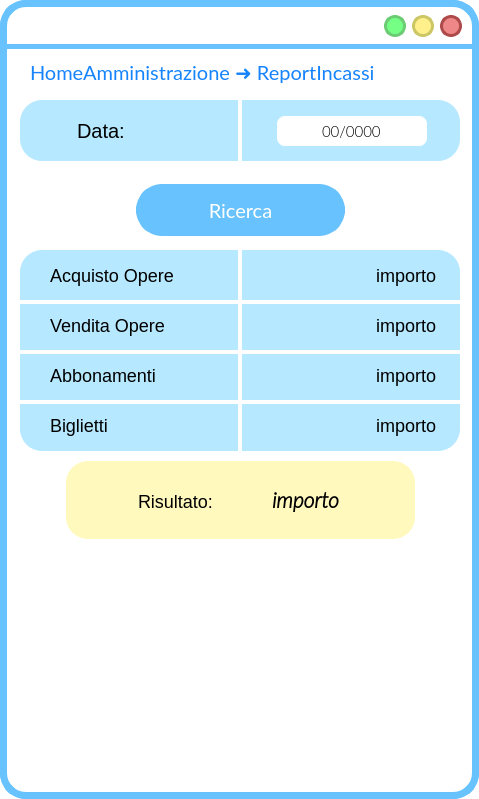
<?xml version="1.0" encoding="UTF-8"?>
<ui version="4.0">
 <class>MainWindow</class>
 <widget class="QMainWindow" name="MainWindow">
  <property name="geometry">
   <rect>
    <x>0</x>
    <y>0</y>
    <width>479</width>
    <height>799</height>
   </rect>
  </property>
  <property name="windowTitle">
   <string>MainWindow</string>
  </property>
  <property name="styleSheet">
   <string notr="true">QWidget{
background:rgb(255, 255, 255);
border-radius:26px;
border-color:rgb(104, 194, 253);
border-style: solid;
border-width:7;
}
QLabel{
border-width:0;
font: 18pt &quot;Lato Light&quot;;
}</string>
  </property>
  <widget class="QWidget" name="centralwidget">
   <widget class="QPushButton" name="pushButton_3">
    <property name="geometry">
     <rect>
      <x>593</x>
      <y>29</y>
      <width>24</width>
      <height>24</height>
     </rect>
    </property>
    <property name="sizePolicy">
     <sizepolicy hsizetype="Fixed" vsizetype="Fixed">
      <horstretch>0</horstretch>
      <verstretch>0</verstretch>
     </sizepolicy>
    </property>
    <property name="minimumSize">
     <size>
      <width>21</width>
      <height>24</height>
     </size>
    </property>
    <property name="maximumSize">
     <size>
      <width>24</width>
      <height>24</height>
     </size>
    </property>
    <property name="cursor">
     <cursorShape>PointingHandCursor</cursorShape>
    </property>
    <property name="styleSheet">
     <string notr="true">QPushButton{
 background-color:#ee8888;
 border-style: solid;
 border-radius:12px;
font: 18pt &quot;Candara&quot;;
border-color:#ae4a4a;
border-width:3;
}

QPushButton::pressed{
	background-color : white;
	border-color:#ae4a4a;
	border-width:3;
}
</string>
    </property>
    <property name="text">
     <string/>
    </property>
   </widget>
   <widget class="QPushButton" name="pushButton_2">
    <property name="geometry">
     <rect>
      <x>563</x>
      <y>29</y>
      <width>24</width>
      <height>24</height>
     </rect>
    </property>
    <property name="sizePolicy">
     <sizepolicy hsizetype="Fixed" vsizetype="Fixed">
      <horstretch>0</horstretch>
      <verstretch>0</verstretch>
     </sizepolicy>
    </property>
    <property name="minimumSize">
     <size>
      <width>21</width>
      <height>24</height>
     </size>
    </property>
    <property name="maximumSize">
     <size>
      <width>24</width>
      <height>24</height>
     </size>
    </property>
    <property name="cursor">
     <cursorShape>PointingHandCursor</cursorShape>
    </property>
    <property name="styleSheet">
     <string notr="true">QPushButton{
 background-color:#fff08c	;
 border-style: solid;
 border-radius:12px;
font: 18pt &quot;Candara&quot;;
border-color:#ccc664;
border-width:3;
}

QPushButton::pressed{
	background-color : white;
	border-color:#ccc664;
	border-width:3;
}
</string>
    </property>
    <property name="text">
     <string/>
    </property>
   </widget>
   <widget class="QPushButton" name="pushButton_4">
    <property name="geometry">
     <rect>
      <x>533</x>
      <y>29</y>
      <width>24</width>
      <height>24</height>
     </rect>
    </property>
    <property name="sizePolicy">
     <sizepolicy hsizetype="Fixed" vsizetype="Fixed">
      <horstretch>0</horstretch>
      <verstretch>0</verstretch>
     </sizepolicy>
    </property>
    <property name="minimumSize">
     <size>
      <width>21</width>
      <height>24</height>
     </size>
    </property>
    <property name="maximumSize">
     <size>
      <width>24</width>
      <height>24</height>
     </size>
    </property>
    <property name="cursor">
     <cursorShape>PointingHandCursor</cursorShape>
    </property>
    <property name="styleSheet">
     <string notr="true">QPushButton{
 background-color:#76ff85;
 border-style: solid;
 border-radius:12px;
font: 18pt &quot;Candara&quot;;
border-color:#6bcc73;
border-width:3;
}

QPushButton::pressed{
	background-color : white;
	border-color:#6bcc73;
	border-width:3;
}
</string>
    </property>
    <property name="text">
     <string/>
    </property>
   </widget>
   <widget class="QLabel" name="label">
    <property name="geometry">
     <rect>
      <x>0</x>
      <y>44</y>
      <width>641</width>
      <height>5</height>
     </rect>
    </property>
    <property name="styleSheet">
     <string notr="true">background-color:rgb(104, 194, 253);</string>
    </property>
    <property name="text">
     <string/>
    </property>
   </widget>
   <widget class="QLabel" name="label_2">
    <property name="geometry">
     <rect>
      <x>20</x>
      <y>250</y>
      <width>440</width>
      <height>201</height>
     </rect>
    </property>
    <property name="styleSheet">
     <string notr="true">left: 655px;
top: 420px;
width: 436px;
height: 160px;
line-height: 20px;
border-radius: 22px;
background-color: rgba(182, 233, 255);
color: rgba(16, 16, 16);
font-size: 14px;
text-align: center;</string>
    </property>
    <property name="text">
     <string/>
    </property>
   </widget>
   <widget class="QPushButton" name="reduceButton">
    <property name="geometry">
     <rect>
      <x>384</x>
      <y>15</y>
      <width>22</width>
      <height>22</height>
     </rect>
    </property>
    <property name="sizePolicy">
     <sizepolicy hsizetype="Fixed" vsizetype="Fixed">
      <horstretch>0</horstretch>
      <verstretch>0</verstretch>
     </sizepolicy>
    </property>
    <property name="minimumSize">
     <size>
      <width>22</width>
      <height>22</height>
     </size>
    </property>
    <property name="maximumSize">
     <size>
      <width>24</width>
      <height>24</height>
     </size>
    </property>
    <property name="cursor">
     <cursorShape>PointingHandCursor</cursorShape>
    </property>
    <property name="styleSheet">
     <string notr="true">QPushButton{
 background-color:#76ff85;
 border-style: solid;
 border-radius:11px;
font: 18pt &quot;Candara&quot;;
border-color:#6bcc73;
border-width:3;
}

QPushButton::pressed{
	background-color : white;
	border-color:#6bcc73;
	border-width:3;
}
</string>
    </property>
    <property name="text">
     <string/>
    </property>
   </widget>
   <widget class="QPushButton" name="exitButton">
    <property name="geometry">
     <rect>
      <x>440</x>
      <y>15</y>
      <width>22</width>
      <height>22</height>
     </rect>
    </property>
    <property name="sizePolicy">
     <sizepolicy hsizetype="Fixed" vsizetype="Fixed">
      <horstretch>0</horstretch>
      <verstretch>0</verstretch>
     </sizepolicy>
    </property>
    <property name="minimumSize">
     <size>
      <width>22</width>
      <height>22</height>
     </size>
    </property>
    <property name="maximumSize">
     <size>
      <width>24</width>
      <height>24</height>
     </size>
    </property>
    <property name="cursor">
     <cursorShape>PointingHandCursor</cursorShape>
    </property>
    <property name="styleSheet">
     <string notr="true">QPushButton{
 background-color:#ee8888;
 border-style: solid;
 border-radius:11px;
font: 18pt &quot;Candara&quot;;
border-color:#ae4a4a;
border-width:3;
}

QPushButton::pressed{
	background-color : white;
	border-color:#ae4a4a;
	border-width:3;
}
</string>
    </property>
    <property name="text">
     <string/>
    </property>
   </widget>
   <widget class="QPushButton" name="maximizeButton">
    <property name="geometry">
     <rect>
      <x>412</x>
      <y>15</y>
      <width>22</width>
      <height>22</height>
     </rect>
    </property>
    <property name="sizePolicy">
     <sizepolicy hsizetype="Fixed" vsizetype="Fixed">
      <horstretch>0</horstretch>
      <verstretch>0</verstretch>
     </sizepolicy>
    </property>
    <property name="minimumSize">
     <size>
      <width>20</width>
      <height>20</height>
     </size>
    </property>
    <property name="maximumSize">
     <size>
      <width>24</width>
      <height>24</height>
     </size>
    </property>
    <property name="cursor">
     <cursorShape>PointingHandCursor</cursorShape>
    </property>
    <property name="styleSheet">
     <string notr="true">QPushButton{
 background-color:#fff08c	;
 border-style: solid;
 border-radius:11px;
font: 18pt &quot;Candara&quot;;
border-color:#ccc664;
border-width:3;
}

QPushButton::pressed{
	background-color : white;
	border-color:#ccc664;
	border-width:3;
}
</string>
    </property>
    <property name="text">
     <string/>
    </property>
   </widget>
   <widget class="QLabel" name="label_5">
    <property name="geometry">
     <rect>
      <x>20</x>
      <y>300</y>
      <width>450</width>
      <height>4</height>
     </rect>
    </property>
    <property name="sizePolicy">
     <sizepolicy hsizetype="Fixed" vsizetype="Fixed">
      <horstretch>0</horstretch>
      <verstretch>0</verstretch>
     </sizepolicy>
    </property>
    <property name="styleSheet">
     <string notr="true">width: 314px;
height: 180px;
border-radius: 0;
background-color: rgb(255, 255, 255);
text-align: center;</string>
    </property>
    <property name="text">
     <string/>
    </property>
    <property name="scaledContents">
     <bool>true</bool>
    </property>
    <property name="alignment">
     <set>Qt::AlignCenter</set>
    </property>
    <property name="margin">
     <number>10</number>
    </property>
    <property name="indent">
     <number>0</number>
    </property>
   </widget>
   <widget class="QLabel" name="label_6">
    <property name="geometry">
     <rect>
      <x>20</x>
      <y>350</y>
      <width>450</width>
      <height>4</height>
     </rect>
    </property>
    <property name="sizePolicy">
     <sizepolicy hsizetype="Fixed" vsizetype="Fixed">
      <horstretch>0</horstretch>
      <verstretch>0</verstretch>
     </sizepolicy>
    </property>
    <property name="styleSheet">
     <string notr="true">width: 314px;
height: 180px;
border-radius: 0;
background-color: rgb(255, 255, 255);
text-align: center;</string>
    </property>
    <property name="text">
     <string/>
    </property>
    <property name="scaledContents">
     <bool>true</bool>
    </property>
    <property name="alignment">
     <set>Qt::AlignCenter</set>
    </property>
    <property name="margin">
     <number>10</number>
    </property>
    <property name="indent">
     <number>0</number>
    </property>
   </widget>
   <widget class="QLabel" name="label_7">
    <property name="geometry">
     <rect>
      <x>10</x>
      <y>400</y>
      <width>450</width>
      <height>4</height>
     </rect>
    </property>
    <property name="sizePolicy">
     <sizepolicy hsizetype="Fixed" vsizetype="Fixed">
      <horstretch>0</horstretch>
      <verstretch>0</verstretch>
     </sizepolicy>
    </property>
    <property name="styleSheet">
     <string notr="true">width: 314px;
height: 180px;
border-radius: 0;
background-color: rgb(255, 255, 255);
text-align: center;</string>
    </property>
    <property name="text">
     <string/>
    </property>
    <property name="scaledContents">
     <bool>true</bool>
    </property>
    <property name="alignment">
     <set>Qt::AlignCenter</set>
    </property>
    <property name="margin">
     <number>10</number>
    </property>
    <property name="indent">
     <number>0</number>
    </property>
   </widget>
   <widget class="QLabel" name="label_14">
    <property name="geometry">
     <rect>
      <x>50</x>
      <y>260</y>
      <width>151</width>
      <height>31</height>
     </rect>
    </property>
    <property name="styleSheet">
     <string notr="true">font-size: 18px;
text-align: left;
background-color: rgba(255, 255, 255,0);
</string>
    </property>
    <property name="text">
     <string>Acquisto Opere</string>
    </property>
   </widget>
   <widget class="QLabel" name="autoreLabel">
    <property name="geometry">
     <rect>
      <x>50</x>
      <y>310</y>
      <width>121</width>
      <height>31</height>
     </rect>
    </property>
    <property name="styleSheet">
     <string notr="true">font-size: 18px;
text-align: left;
background-color: rgba(255, 255, 255,0);</string>
    </property>
    <property name="text">
     <string>Vendita Opere</string>
    </property>
   </widget>
   <widget class="QLabel" name="sizeLabel">
    <property name="geometry">
     <rect>
      <x>50</x>
      <y>410</y>
      <width>141</width>
      <height>31</height>
     </rect>
    </property>
    <property name="styleSheet">
     <string notr="true">font-size: 18px;
text-align: left;
background-color: rgba(255, 255, 255,0);</string>
    </property>
    <property name="text">
     <string>Biglietti</string>
    </property>
   </widget>
   <widget class="QLabel" name="previousButton">
    <property name="geometry">
     <rect>
      <x>424</x>
      <y>57</y>
      <width>36</width>
      <height>36</height>
     </rect>
    </property>
    <property name="font">
     <font>
      <family>Lato Light</family>
      <pointsize>18</pointsize>
      <weight>50</weight>
      <italic>false</italic>
      <bold>false</bold>
     </font>
    </property>
    <property name="cursor">
     <cursorShape>PointingHandCursor</cursorShape>
    </property>
    <property name="autoFillBackground">
     <bool>false</bool>
    </property>
    <property name="styleSheet">
     <string notr="true">background-color: rgba(255, 255, 255,0);</string>
    </property>
    <property name="text">
     <string/>
    </property>
    <property name="pixmap">
     <pixmap resource="res/res.qrc">:/icons/arrow_back_FILL1_wght700_GRAD200_opsz48_risultato.png</pixmap>
    </property>
    <property name="scaledContents">
     <bool>true</bool>
    </property>
   </widget>
   <widget class="QLabel" name="titoloLabel">
    <property name="geometry">
     <rect>
      <x>30</x>
      <y>57</y>
      <width>381</width>
      <height>31</height>
     </rect>
    </property>
    <property name="font">
     <font>
      <family>Lato</family>
      <pointsize>14</pointsize>
      <weight>50</weight>
      <italic>false</italic>
      <bold>false</bold>
     </font>
    </property>
    <property name="styleSheet">
     <string notr="true">font-size: 20px;
text-align: left;
background-color: rgba(255, 255, 255,0);
color: #1684FC;
font: 14pt &quot;Lato&quot;;</string>
    </property>
    <property name="text">
     <string>HomeAmministrazione ➜ ReportIncassi</string>
    </property>
   </widget>
   <widget class="QLabel" name="label_13">
    <property name="geometry">
     <rect>
      <x>50</x>
      <y>360</y>
      <width>151</width>
      <height>31</height>
     </rect>
    </property>
    <property name="styleSheet">
     <string notr="true">font-size: 18px;
text-align: left;
background-color: rgba(255, 255, 255,0);</string>
    </property>
    <property name="text">
     <string>Abbonamenti</string>
    </property>
   </widget>
   <widget class="QLabel" name="label_8">
    <property name="geometry">
     <rect>
      <x>238</x>
      <y>242</y>
      <width>4</width>
      <height>215</height>
     </rect>
    </property>
    <property name="sizePolicy">
     <sizepolicy hsizetype="Fixed" vsizetype="Fixed">
      <horstretch>0</horstretch>
      <verstretch>0</verstretch>
     </sizepolicy>
    </property>
    <property name="styleSheet">
     <string notr="true">width: 314px;
height: 180px;
border-radius: 0;
background-color: rgb(255, 255, 255);
text-align: center;</string>
    </property>
    <property name="text">
     <string/>
    </property>
    <property name="scaledContents">
     <bool>true</bool>
    </property>
    <property name="alignment">
     <set>Qt::AlignCenter</set>
    </property>
    <property name="margin">
     <number>10</number>
    </property>
    <property name="indent">
     <number>0</number>
    </property>
   </widget>
   <widget class="QLabel" name="label_10">
    <property name="geometry">
     <rect>
      <x>90</x>
      <y>484</y>
      <width>34</width>
      <height>34</height>
     </rect>
    </property>
    <property name="styleSheet">
     <string notr="true">background-color: rgba(255, 249, 190);</string>
    </property>
    <property name="text">
     <string/>
    </property>
    <property name="pixmap">
     <pixmap resource="res/res.qrc">:/icons/receipt_long_FILL1_wght600_GRAD200_opsz48_risultato.png</pixmap>
    </property>
    <property name="scaledContents">
     <bool>true</bool>
    </property>
   </widget>
   <widget class="QLabel" name="label_15">
    <property name="geometry">
     <rect>
      <x>138</x>
      <y>466</y>
      <width>101</width>
      <height>71</height>
     </rect>
    </property>
    <property name="styleSheet">
     <string notr="true">font-size: 18px;
text-align: left;
background-color: rgba(255, 255, 255,0);</string>
    </property>
    <property name="text">
     <string>Risultato:</string>
    </property>
   </widget>
   <widget class="QLabel" name="acquistoOpereLabel">
    <property name="geometry">
     <rect>
      <x>265</x>
      <y>260</y>
      <width>171</width>
      <height>31</height>
     </rect>
    </property>
    <property name="styleSheet">
     <string notr="true">font-size: 18px;
text-align: left;
background-color: rgba(255, 255, 255,0);
</string>
    </property>
    <property name="text">
     <string>importo</string>
    </property>
    <property name="alignment">
     <set>Qt::AlignRight|Qt::AlignTrailing|Qt::AlignVCenter</set>
    </property>
   </widget>
   <widget class="QLabel" name="abbonamentiLabel">
    <property name="geometry">
     <rect>
      <x>265</x>
      <y>360</y>
      <width>171</width>
      <height>31</height>
     </rect>
    </property>
    <property name="styleSheet">
     <string notr="true">font-size: 18px;
text-align: left;
background-color: rgba(255, 255, 255,0);
</string>
    </property>
    <property name="text">
     <string>importo</string>
    </property>
    <property name="alignment">
     <set>Qt::AlignRight|Qt::AlignTrailing|Qt::AlignVCenter</set>
    </property>
   </widget>
   <widget class="QLabel" name="bigliettiLabel">
    <property name="geometry">
     <rect>
      <x>265</x>
      <y>410</y>
      <width>171</width>
      <height>31</height>
     </rect>
    </property>
    <property name="styleSheet">
     <string notr="true">font-size: 18px;
text-align: left;
background-color: rgba(255, 255, 255,0);
</string>
    </property>
    <property name="text">
     <string>importo</string>
    </property>
    <property name="alignment">
     <set>Qt::AlignRight|Qt::AlignTrailing|Qt::AlignVCenter</set>
    </property>
   </widget>
   <widget class="QLabel" name="venditaOpereLabel">
    <property name="geometry">
     <rect>
      <x>265</x>
      <y>310</y>
      <width>171</width>
      <height>31</height>
     </rect>
    </property>
    <property name="styleSheet">
     <string notr="true">font-size: 18px;
text-align: left;
background-color: rgba(255, 255, 255,0);
</string>
    </property>
    <property name="text">
     <string>importo</string>
    </property>
    <property name="alignment">
     <set>Qt::AlignRight|Qt::AlignTrailing|Qt::AlignVCenter</set>
    </property>
   </widget>
   <widget class="QLabel" name="risultatoLabel">
    <property name="geometry">
     <rect>
      <x>220</x>
      <y>480</y>
      <width>171</width>
      <height>41</height>
     </rect>
    </property>
    <property name="font">
     <font>
      <family>Lato Light</family>
      <pointsize>-1</pointsize>
      <weight>50</weight>
      <italic>false</italic>
      <bold>false</bold>
     </font>
    </property>
    <property name="styleSheet">
     <string notr="true">font-size: 16px;
text-align: left;
background-color: rgba(255, 255, 255,0);
</string>
    </property>
    <property name="text">
     <string>&lt;html&gt;&lt;head/&gt;&lt;body&gt;&lt;p&gt;&lt;span style=&quot; font-size:16pt; font-weight:600; font-style:italic;&quot;&gt;importo&lt;/span&gt;&lt;/p&gt;&lt;/body&gt;&lt;/html&gt;</string>
    </property>
    <property name="alignment">
     <set>Qt::AlignCenter</set>
    </property>
   </widget>
   <widget class="QFrame" name="graficoFrame">
    <property name="geometry">
     <rect>
      <x>60</x>
      <y>550</y>
      <width>360</width>
      <height>222</height>
     </rect>
    </property>
    <property name="styleSheet">
     <string notr="true">border-width: 0px;</string>
    </property>
    <property name="frameShape">
     <enum>QFrame::StyledPanel</enum>
    </property>
    <property name="frameShadow">
     <enum>QFrame::Raised</enum>
    </property>
   </widget>
   <widget class="QLabel" name="titoloLabel_4">
    <property name="geometry">
     <rect>
      <x>77</x>
      <y>105</y>
      <width>161</width>
      <height>51</height>
     </rect>
    </property>
    <property name="styleSheet">
     <string notr="true">font-size: 20px;
text-align: left;
background-color: rgba(255, 255, 255,0);
</string>
    </property>
    <property name="text">
     <string>Data:</string>
    </property>
    <property name="alignment">
     <set>Qt::AlignLeading|Qt::AlignLeft|Qt::AlignVCenter</set>
    </property>
   </widget>
   <widget class="QLabel" name="leftArrowIcon">
    <property name="geometry">
     <rect>
      <x>34</x>
      <y>180</y>
      <width>54</width>
      <height>54</height>
     </rect>
    </property>
    <property name="cursor">
     <cursorShape>PointingHandCursor</cursorShape>
    </property>
    <property name="styleSheet">
     <string notr="true">font-size: 18px;
text-align: left;
background-color: rgba(255, 255, 255,0);
</string>
    </property>
    <property name="text">
     <string/>
    </property>
    <property name="pixmap">
     <pixmap resource="res/res.qrc">:/icons/chevron_left_FILL1_wght600_GRAD200_opsz48_risultato.png</pixmap>
    </property>
    <property name="scaledContents">
     <bool>true</bool>
    </property>
   </widget>
   <widget class="QLabel" name="rightArrowIcon">
    <property name="geometry">
     <rect>
      <x>390</x>
      <y>180</y>
      <width>54</width>
      <height>54</height>
     </rect>
    </property>
    <property name="cursor">
     <cursorShape>PointingHandCursor</cursorShape>
    </property>
    <property name="styleSheet">
     <string notr="true">font-size: 18px;
text-align: left;
background-color: rgba(255, 255, 255,0);
</string>
    </property>
    <property name="text">
     <string/>
    </property>
    <property name="pixmap">
     <pixmap resource="res/res.qrc">:/icons/chevron_right_FILL1_wght600_GRAD200_opsz48_risultato.png</pixmap>
    </property>
    <property name="scaledContents">
     <bool>true</bool>
    </property>
   </widget>
   <widget class="QLabel" name="label_11">
    <property name="geometry">
     <rect>
      <x>238</x>
      <y>94</y>
      <width>4</width>
      <height>70</height>
     </rect>
    </property>
    <property name="styleSheet">
     <string notr="true">background-color:#FFFFFF;</string>
    </property>
    <property name="text">
     <string/>
    </property>
   </widget>
   <widget class="QLabel" name="label_12">
    <property name="geometry">
     <rect>
      <x>20</x>
      <y>100</y>
      <width>440</width>
      <height>61</height>
     </rect>
    </property>
    <property name="styleSheet">
     <string notr="true">left: 790px;
top: 159px;
width: 437px;
height: 650px;
line-height: 20px;
border-radius: 22px;
background-color: rgba(182, 233, 255, 255);
text-align: center;</string>
    </property>
    <property name="text">
     <string/>
    </property>
   </widget>
   <widget class="QLineEdit" name="meseLineEdit">
    <property name="geometry">
     <rect>
      <x>277</x>
      <y>116</y>
      <width>150</width>
      <height>30</height>
     </rect>
    </property>
    <property name="font">
     <font>
      <family>Lato Light</family>
      <pointsize>11</pointsize>
      <weight>50</weight>
      <italic>false</italic>
      <bold>false</bold>
     </font>
    </property>
    <property name="styleSheet">
     <string notr="true">QLineEdit{
background:rgb(255, 255, 255);
border-radius:8px;
border-color:rgb(104, 194, 253);
border-style: solid;
border-width:0;
}
QLineEdit::focus{
background:rgb(255, 255, 255);
border-radius:8px;
border-color:rgb(104, 194, 253);
border-style: solid;
border-width:3;
}</string>
    </property>
    <property name="inputMask">
     <string>00/0000;0</string>
    </property>
    <property name="text">
     <string>/</string>
    </property>
    <property name="alignment">
     <set>Qt::AlignCenter</set>
    </property>
    <property name="placeholderText">
     <string>mm/yyyy</string>
    </property>
   </widget>
   <widget class="QLabel" name="label_16">
    <property name="geometry">
     <rect>
      <x>36</x>
      <y>113</y>
      <width>34</width>
      <height>34</height>
     </rect>
    </property>
    <property name="autoFillBackground">
     <bool>false</bool>
    </property>
    <property name="styleSheet">
     <string notr="true">background-color: rgba(255, 255, 255,0);</string>
    </property>
    <property name="text">
     <string/>
    </property>
    <property name="pixmap">
     <pixmap resource="res/res.qrc">:/icons/search_FILL1_wght600_GRAD200_opsz48_risultato.png</pixmap>
    </property>
    <property name="scaledContents">
     <bool>true</bool>
    </property>
   </widget>
   <widget class="QPushButton" name="visualizzaButton">
    <property name="geometry">
     <rect>
      <x>136</x>
      <y>184</y>
      <width>209</width>
      <height>52</height>
     </rect>
    </property>
    <property name="font">
     <font>
      <family>Lato</family>
      <pointsize>15</pointsize>
      <weight>50</weight>
      <italic>false</italic>
      <bold>false</bold>
     </font>
    </property>
    <property name="cursor">
     <cursorShape>PointingHandCursor</cursorShape>
    </property>
    <property name="autoFillBackground">
     <bool>false</bool>
    </property>
    <property name="styleSheet">
     <string notr="true">QPushButton{
 background-color:rgb(104, 194, 253);
 border-style: solid;
 border-radius:26px;
color: rgb(255, 255, 255);
	font: 15pt &quot;Lato&quot;;
}

QPushButton::hover{


	border-color : rgb(15, 138, 204);
	color: white;
border-width:0;
}

QPushButton::pressed{
	border-color:rgb(104, 194, 253);
	border-width:4;
	background-color : white;
	color:rgb(104, 194, 253);
}
</string>
    </property>
    <property name="text">
     <string>Ricerca</string>
    </property>
   </widget>
   <widget class="QLabel" name="label_3">
    <property name="geometry">
     <rect>
      <x>66</x>
      <y>461</y>
      <width>349</width>
      <height>78</height>
     </rect>
    </property>
    <property name="styleSheet">
     <string notr="true">left: 700px;
top: 603px;
width: 349px;
height: 78px;
line-height: 20px;
border-radius: 22px;
background-color: rgba(255, 249, 190);
text-align: center;</string>
    </property>
    <property name="text">
     <string/>
    </property>
   </widget>
   <zorder>label_3</zorder>
   <zorder>label_12</zorder>
   <zorder>pushButton_3</zorder>
   <zorder>pushButton_2</zorder>
   <zorder>pushButton_4</zorder>
   <zorder>label</zorder>
   <zorder>label_2</zorder>
   <zorder>reduceButton</zorder>
   <zorder>exitButton</zorder>
   <zorder>maximizeButton</zorder>
   <zorder>label_5</zorder>
   <zorder>label_6</zorder>
   <zorder>label_7</zorder>
   <zorder>label_14</zorder>
   <zorder>autoreLabel</zorder>
   <zorder>sizeLabel</zorder>
   <zorder>previousButton</zorder>
   <zorder>titoloLabel</zorder>
   <zorder>label_13</zorder>
   <zorder>label_8</zorder>
   <zorder>label_10</zorder>
   <zorder>label_15</zorder>
   <zorder>acquistoOpereLabel</zorder>
   <zorder>abbonamentiLabel</zorder>
   <zorder>bigliettiLabel</zorder>
   <zorder>venditaOpereLabel</zorder>
   <zorder>risultatoLabel</zorder>
   <zorder>graficoFrame</zorder>
   <zorder>titoloLabel_4</zorder>
   <zorder>leftArrowIcon</zorder>
   <zorder>rightArrowIcon</zorder>
   <zorder>label_11</zorder>
   <zorder>meseLineEdit</zorder>
   <zorder>label_16</zorder>
   <zorder>visualizzaButton</zorder>
  </widget>
 </widget>
 <resources>
  <include location="res.qrc"/>
  <include location="res/res.qrc"/>
 </resources>
 <connections/>
</ui>
